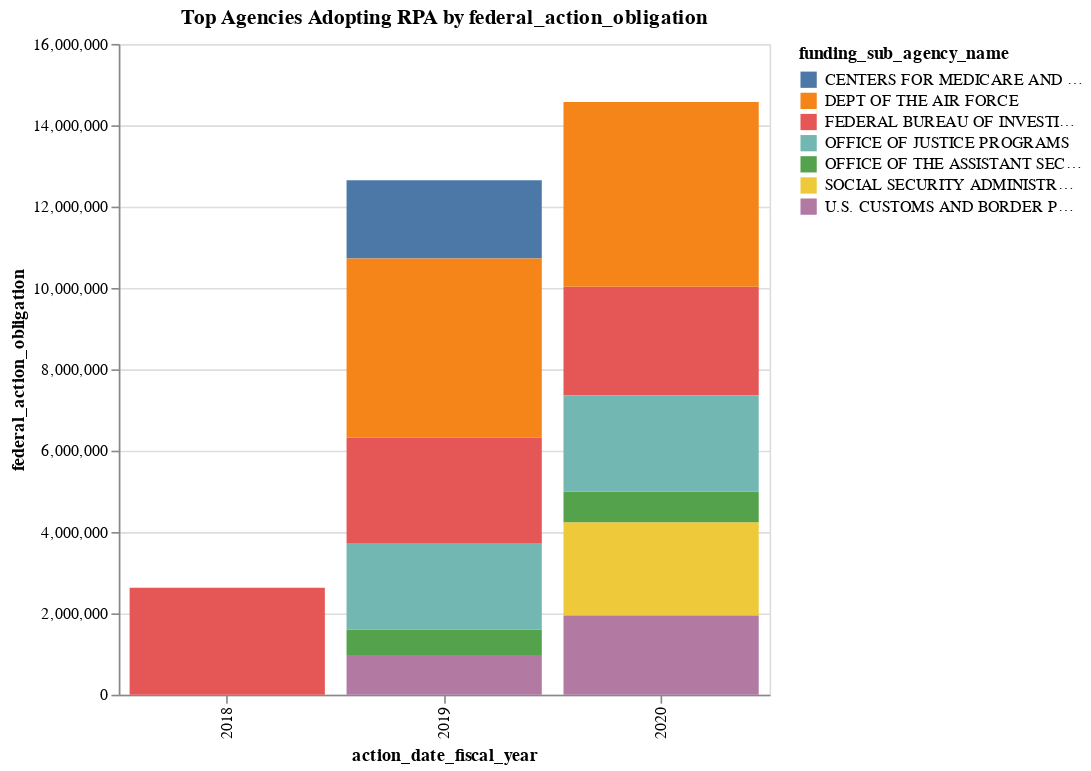

Notebook code cell kept with this figure:
### Code cell
field_name = 'federal_action_obligation' #

rpa_chart_agencies = alt.Chart(df_RPA[df_RPA['federal_action_obligation'] > 0.5e6]).mark_bar().encode(
    x='action_date_fiscal_year',
    y=field_name,
    color='funding_sub_agency_name:N'
    
).properties(
    title='Top Agencies Adopting RPA by ' + field_name,
    width=400,
    height=400
) #.interactive()

rpa_chart_agencies

### Figure 1 — Vega-Lite specification as saved in the notebook (floating-point values rounded to 4 significant figures)
{"config": {"view": {"continuousWidth": 400, "continuousHeight": 300}}, "data": {"name": "data-c9d407740fb59dc1b7b672dd2e400598"}, "mark": "bar", "encoding": {"color": {"type": "nominal", "field": "funding_sub_agency_name"}, "x": {"type": "nominal", "field": "action_date_fiscal_year"}, "y": {"type": "quantitative", "field": "federal_action_obligation"}}, "height": 400, "title": "Top Agencies Adopting RPA by federal_action_obligation", "width": 400, "$schema": "https://vega.github.io/schema/vega-lite/v4.8.1.json", "datasets": {"data-c9d407740fb59dc1b7b672dd2e400598": [{"index": 20649373, "federal_action_obligation": 974300.0, "action_date": "2019-09-20", "action_date_fiscal_year": "2019", "funding_agency_name": "DEPARTMENT OF HOMELAND SECURITY (DHS)", "funding_sub_agency_name": "U.S. CUSTOMS AND BORDER PROTECTION", "funding_office_name": "OFFICE OF INFO AND TECH (CIO)", "recipient_name": "GOVSMART, INC.", "recipient_parent_name": "GOVSMART  INC.", "award_description": "UIPATH SOFTWARE LICENSES AND MAINTENANCE", "solicitation_identifier": "UNSPECIFIED", "product_or_service_code": "7030", "product_or_service_code_description": "INFORMATION TECHNOLOGY SOFTWARE", "program_acronym": "UNSPECIFIED", "PSC_Cat": "7", "PSC_Cat_2": "70", "sw_company_name": "UiPath"}, {"index": 23591706, "federal_action_obligation": 2290000.0, "action_date": "2020-08-20", "action_date_fiscal_year": "2020", "funding_agency_name": "SOCIAL SECURITY ADMINISTRATION (SSA)", "funding_sub_agency_name": "SOCIAL SECURITY ADMINISTRATION", "funding_office_name": "SSA OFC OF ACQUISITION  GRANTS", "recipient_name": "FEDRESULTS, INC.", "recipient_parent_name": "FEDRESULTS  INC.", "award_description": "PURCHASE ADDITIONAL UIPATH RPA LICENSES. POP: 8/31/2020 TO 8/30/2021.", "solicitation_identifier": "28321320Q00000351", "product_or_service_code": "7030", "product_or_service_code_description": "INFORMATION TECHNOLOGY SOFTWARE", "program_acronym": "UNSPECIFIED", "PSC_Cat": "7", "PSC_Cat_2": "70", "sw_company_name": "UiPath"}, {"index": 25141085, "federal_action_obligation": 1949000.0, "action_date": "2020-06-29", "action_date_fiscal_year": "2020", "funding_agency_name": "DEPARTMENT OF HOMELAND SECURITY (DHS)", "funding_sub_agency_name": "U.S. CUSTOMS AND BORDER PROTECTION", "funding_office_name": "OFFICE OF INFO AND TECH (CIO)", "recipient_name": "GOVSMART, INC.", "recipient_parent_name": "GOVSMART  INC.", "award_description": "UIPATH SOFTWARE LICENSES AND MAINTENANCE. THE PURPOSE OF THIS MODIFICATION IS TO EXERCISE OPTION PERIOD 1.", "solicitation_identifier": "UNSPECIFIED", "product_or_service_code": "7030", "product_or_service_code_description": "INFORMATION TECHNOLOGY SOFTWARE", "program_acronym": "UNSPECIFIED", "PSC_Cat": "7", "PSC_Cat_2": "70", "sw_company_name": "UiPath"}, {"index": 21225369, "federal_action_obligation": 626300.0, "action_date": "2019-09-28", "action_date_fiscal_year": "2019", "funding_agency_name": "DEPARTMENT OF HEALTH AND HUMAN SERVICES (HHS)", "funding_sub_agency_name": "OFFICE OF THE ASSISTANT SECRETARY FOR ADMINISTRATION (ASA)", "funding_office_name": "PROGRAM SUPPORT CENTER ACQ MGMT SVC", "recipient_name": "DLT SOLUTIONS, LLC", "recipient_parent_name": "DLT MERGERCO LLC", "award_description": "APPIAN\\BLUE PRISM SOFTWARE LICENSES", "solicitation_identifier": "75P00119Q00421", "product_or_service_code": "R430", "product_or_service_code_description": "SUPPORT- PROFESSIONAL: PHYSICAL SECURITY AND BADGING", "program_acronym": "UNSPECIFIED", "PSC_Cat": "R", "PSC_Cat_2": "R4", "sw_company_name": "Blue Prism"}, {"index": 27209415, "federal_action_obligation": 749900.0, "action_date": "2020-09-10", "action_date_fiscal_year": "2020", "funding_agency_name": "DEPARTMENT OF HEALTH AND HUMAN SERVICES (HHS)", "funding_sub_agency_name": "OFFICE OF THE ASSISTANT SECRETARY FOR ADMINISTRATION (ASA)", "funding_office_name": "PROGRAM SUPPORT CENTER ACQ MGMT SVC", "recipient_name": "DLT SOLUTIONS, LLC", "recipient_parent_name": "DLT SOLUTIONS  LLC", "award_description": "APPIAN\\BLUE PRISM SOFTWARE LICENSES", "solicitation_identifier": "75P00119Q00421", "product_or_service_code": "R430", "product_or_service_code_description": "SUPPORT- PROFESSIONAL: PHYSICAL SECURITY AND BADGING", "program_acronym": "UNSPECIFIED", "PSC_Cat": "R", "PSC_Cat_2": "R4", "sw_company_name": "Blue Prism"}, {"index": 9786146, "federal_action_obligation": 2633000.0, "action_date": "2018-07-10", "action_date_fiscal_year": "2018", "funding_agency_name": "DEPARTMENT OF JUSTICE (DOJ)", "funding_sub_agency_name": "FEDERAL BUREAU OF INVESTIGATION", "funding_office_name": "DIVISION 1200", "recipient_name": "PEGASYSTEMS INC.", "recipient_parent_name": "PEGASYSTEMS INC.", "award_description": "ENTERPRISE LICENSES AND MAINTENANCE FOR EPAS BUSINESS PROCESS MANAGEMENT (EBPM)TOOL. COMMERCIAL OFF THE SHELF (COTS). IGF::OT::IGF", "solicitation_identifier": "DJF180800PR0000828", "product_or_service_code": "7010", "product_or_service_code_description": "INFORMATION TECHNOLOGY EQUIPMENT SYSTEM CONFIGURATION", "program_acronym": "UNSPECIFIED", "PSC_Cat": "7", "PSC_Cat_2": "70", "sw_company_name": "Pegasystems"}, {"index": 15404866, "federal_action_obligation": 2589000.0, "action_date": "2019-07-16", "action_date_fiscal_year": "2019", "funding_agency_name": "DEPARTMENT OF JUSTICE (DOJ)", "funding_sub_agency_name": "FEDERAL BUREAU OF INVESTIGATION", "funding_office_name": "DIVISION 1200", "recipient_name": "PEGASYSTEMS INC.", "recipient_parent_name": "PEGASYSTEMS INC.", "award_description": "LICENSES AND MAINTENANCE FOR THE NEW BPM TOOL", "solicitation_identifier": "DJF180800PR0000828", "product_or_service_code": "7010", "product_or_service_code_description": "INFORMATION TECHNOLOGY EQUIPMENT SYSTEM CONFIGURATION", "program_acronym": "UNSPECIFIED", "PSC_Cat": "7", "PSC_Cat_2": "70", "sw_company_name": "Pegasystems"}, {"index": 16620888, "federal_action_obligation": 1920000.0, "action_date": "2019-09-26", "action_date_fiscal_year": "2019", "funding_agency_name": "DEPARTMENT OF HEALTH AND HUMAN SERVICES (HHS)", "funding_sub_agency_name": "CENTERS FOR MEDICARE AND MEDICAID SERVICES", "funding_office_name": "OFC OF ACQUISITION AND GRANTS MGMT", "recipient_name": "FEDSTORE CORPORATION", "recipient_parent_name": "FEDSTORE CORPORATION", "award_description": "PEGASYSTEMS CRM SYSTEM LIMITED PRODUCTION ENGAGEMENT", "solicitation_identifier": "133782", "product_or_service_code": "7030", "product_or_service_code_description": "INFORMATION TECHNOLOGY SOFTWARE", "program_acronym": "UNSPECIFIED", "PSC_Cat": "7", "PSC_Cat_2": "70", "sw_company_name": "Pegasystems"}, {"index": 19844333, "federal_action_obligation": 2130000.0, "action_date": "2019-09-17", "action_date_fiscal_year": "2019", "funding_agency_name": "DEPARTMENT OF JUSTICE (DOJ)", "funding_sub_agency_name": "OFFICE OF JUSTICE PROGRAMS", "funding_office_name": "OJP OCIO ENTERPRISE APP DEV", "recipient_name": "REDHAWK IT SOLUTIONS LLC", "recipient_parent_name": "REDHAWK IT SOLUTIONS LLC", "award_description": "PEGASYSTEMS PLATFORM SOFTWARE - EXERCISE OPTION YEAR 1", "solicitation_identifier": "15PTDD18Q00000506", "product_or_service_code": "D301", "product_or_service_code_description": "IT AND TELECOM- FACILITY OPERATION AND MAINTENANCE", "program_acronym": "UNSPECIFIED", "PSC_Cat": "D", "PSC_Cat_2": "D3", "sw_company_name": "Pegasystems"}, {"index": 21372207, "federal_action_obligation": 4406000.0, "action_date": "2019-04-30", "action_date_fiscal_year": "2019", "funding_agency_name": "DEPARTMENT OF DEFENSE (DOD)", "funding_sub_agency_name": "DEPT OF THE AIR FORCE", "funding_office_name": "F4FBER AFRL RCB", "recipient_name": "PEGASYSTEMS INC.", "recipient_parent_name": "PEGASYSTEMS INC.", "award_description": "INTELLIGENT BUSINESS PROCESS MANAGEMENT SUITE (IBPMS)", "solicitation_identifier": "FA875019R0010", "product_or_service_code": "7030", "product_or_service_code_description": "INFORMATION TECHNOLOGY SOFTWARE", "program_acronym": "UNSPECIFIED", "PSC_Cat": "7", "PSC_Cat_2": "70", "sw_company_name": "Pegasystems"}, {"index": 21838004, "federal_action_obligation": 2666000.0, "action_date": "2020-07-22", "action_date_fiscal_year": "2020", "funding_agency_name": "DEPARTMENT OF JUSTICE (DOJ)", "funding_sub_agency_name": "FEDERAL BUREAU OF INVESTIGATION", "funding_office_name": "DIVISION 0800", "recipient_name": "PEGASYSTEMS INC.", "recipient_parent_name": "PEGASYSTEMS INC.", "award_description": "EXERCISE OPTION YEAR 2 TO MAINTAIN LICENSES AND MAINTENANCE FOR THE PEGA SYSTEMS SOLUTION.", "solicitation_identifier": "DJF180800PR0000828", "product_or_service_code": "7010", "product_or_service_code_description": "INFORMATION TECHNOLOGY EQUIPMENT SYSTEM CONFIGURATION", "program_acronym": "UNSPECIFIED", "PSC_Cat": "7", "PSC_Cat_2": "70", "sw_company_name": "Pegasystems"}, {"index": 24834016, "federal_action_obligation": 2376000.0, "action_date": "2020-08-13", "action_date_fiscal_year": "2020", "funding_agency_name": "DEPARTMENT OF JUSTICE (DOJ)", "funding_sub_agency_name": "OFFICE OF JUSTICE PROGRAMS", "funding_office_name": "OJP OCIO ENTERPRISE APP DEV", "recipient_name": "REDHAWK IT SOLUTIONS LLC", "recipient_parent_name": "REDHAWK IT SOLUTIONS LLC", "award_description": "PEGASYSTEMS PLATFORM SOFTWARE - EXERCISE OPTION PERIOD 2.   THE PURPOSE OF THIS MODIFICATION IS TO REVISE CLIN 1002/2002 TO ADD OPTIONAL LINE ITEM 33, INCREASE THE CLIN 1002/2002 CEILINGS, AND EXERCISE CLIN 2001/2002.", "solicitation_identifier": "15PTDD18Q00000506", "product_or_service_code": "D301", "product_or_service_code_description": "IT AND TELECOM- FACILITY OPERATION AND MAINTENANCE", "program_acronym": "UNSPECIFIED", "PSC_Cat": "D", "PSC_Cat_2": "D3", "sw_company_name": "Pegasystems"}, {"index": 25377168, "federal_action_obligation": 4538000.0, "action_date": "2020-04-30", "action_date_fiscal_year": "2020", "funding_agency_name": "DEPARTMENT OF DEFENSE (DOD)", "funding_sub_agency_name": "DEPT OF THE AIR FORCE", "funding_office_name": "F4FBER AFRL RCB", "recipient_name": "PEGASYSTEMS INC.", "recipient_parent_name": "PEGASYSTEMS INC.", "award_description": "INTELLIGENT BUSINESS PROCESS MANAGEMENT SUITE (IBPMS)", "solicitation_identifier": "FA875019R0010", "product_or_service_code": "7030", "product_or_service_code_description": "INFORMATION TECHNOLOGY SOFTWARE", "program_acronym": "UNSPECIFIED", "PSC_Cat": "7", "PSC_Cat_2": "70", "sw_company_name": "Pegasystems"}]}}
